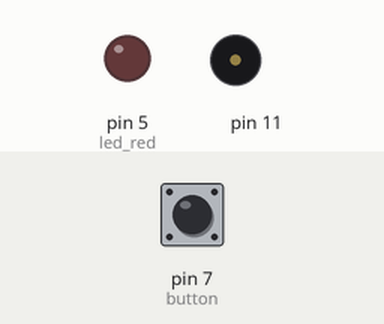
This sketch was run on a simulated Arduino Uno, built with avr-gcc and run on an emulated ATmega328P. Parts: output pins drawn as LEDs (lit = HIGH), buzzer (waves = sounding). The inputs (shaded band) are chosen by the test bench; at power-on: pin 7 (button) LOW.

Above: at 2.9 s.
3.0 s: pin 7 (button) pulled HIGH for 1.3 s
At 3.8 s:
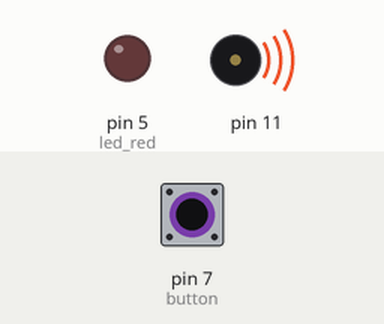
6.5 s: pin 7 (button) pulled HIGH for 3.2 s
At 9.84 s:
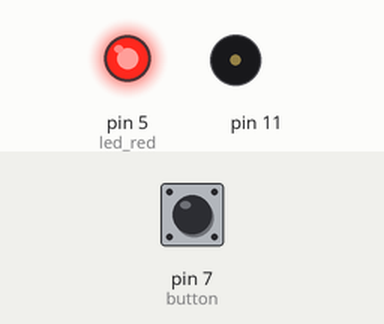
Timing chart, 0 to 17.2 s (numbered marks = the images above; inputs shaded):
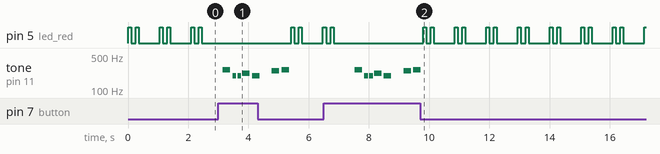

The sketch:

windrad_bell.ino
```cpp
#include "pitches.h"

// notes in the melody:
int melody[] = {
  NOTE_C4, NOTE_G3, NOTE_G3, NOTE_A3, NOTE_G3, 0, NOTE_B3, NOTE_C4
};


// note durations: 4 = quarter note, 8 = eighth note, etc.:
int noteDurations[] = {
  4, 8, 8, 4, 4, 4, 4, 4
};

int button = 7;
boolean pressed = false;
int led_red = 5;

void setup() {
  pinMode(led_red,OUTPUT);
}

void loop() {
  pressed = digitalRead(button);
  if(pressed){
    playMelody();
    pressed = false;
  }
  redBlink();


}

void playMelody(){
  // iterate over the notes of the melody:
  for (int thisNote = 0; thisNote < 8; thisNote++) {

    // to calculate the note duration, take one second
    // divided by the note type.
    //e.g. quarter note = 1000 / 4, eighth note = 1000/8, etc.
    int noteDuration = 1000 / noteDurations[thisNote];
    tone(11, melody[thisNote], noteDuration);

    // to distinguish the notes, set a minimum time between them.
    // the note's duration + 30% seems to work well:
    int pauseBetweenNotes = noteDuration * 1.30;
    delay(pauseBetweenNotes);
    // stop the tone playing:
    noTone(11);
  }
}

void redBlink(){
  digitalWrite(led_red,HIGH);
  delay(100);
  digitalWrite(led_red,LOW);
  delay(150);
  digitalWrite(led_red,HIGH);
  delay(100);
  digitalWrite(led_red,LOW);
  delay(700);

}
```

Measured:
- after the input at 3.0 s, tone on pin 11: plays 262 Hz for 0.25 s, 196 Hz for 0.13 s, 196 Hz for 0.13 s, 220 Hz for 0.25 s, 196 Hz for 0.25 s, 247 Hz for 0.25 s … (7 notes in this stretch), starting after 0.15 s
- after the input at 6.5 s, tone on pin 11: plays 262 Hz for 0.25 s, 196 Hz for 0.13 s, 196 Hz for 0.13 s, 220 Hz for 0.25 s, 196 Hz for 0.25 s, 247 Hz for 0.25 s … (7 notes in this stretch), starting after 1.0 s
